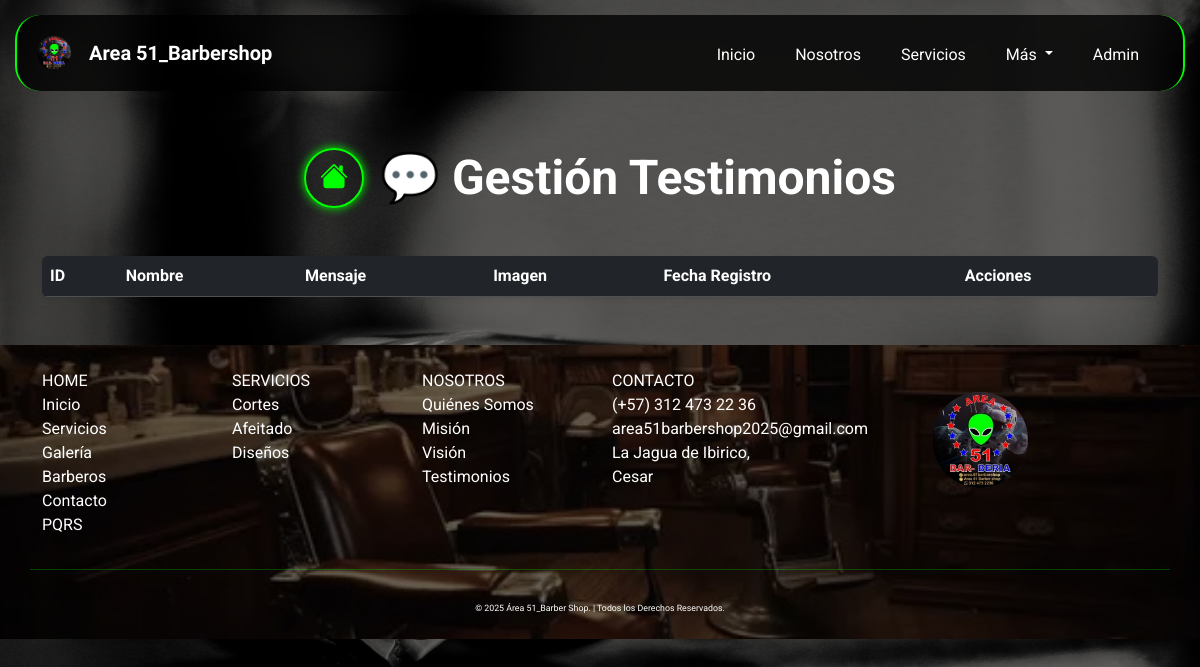
The page /index.php?page=testimonios (signed in) on the database as committed earlier.
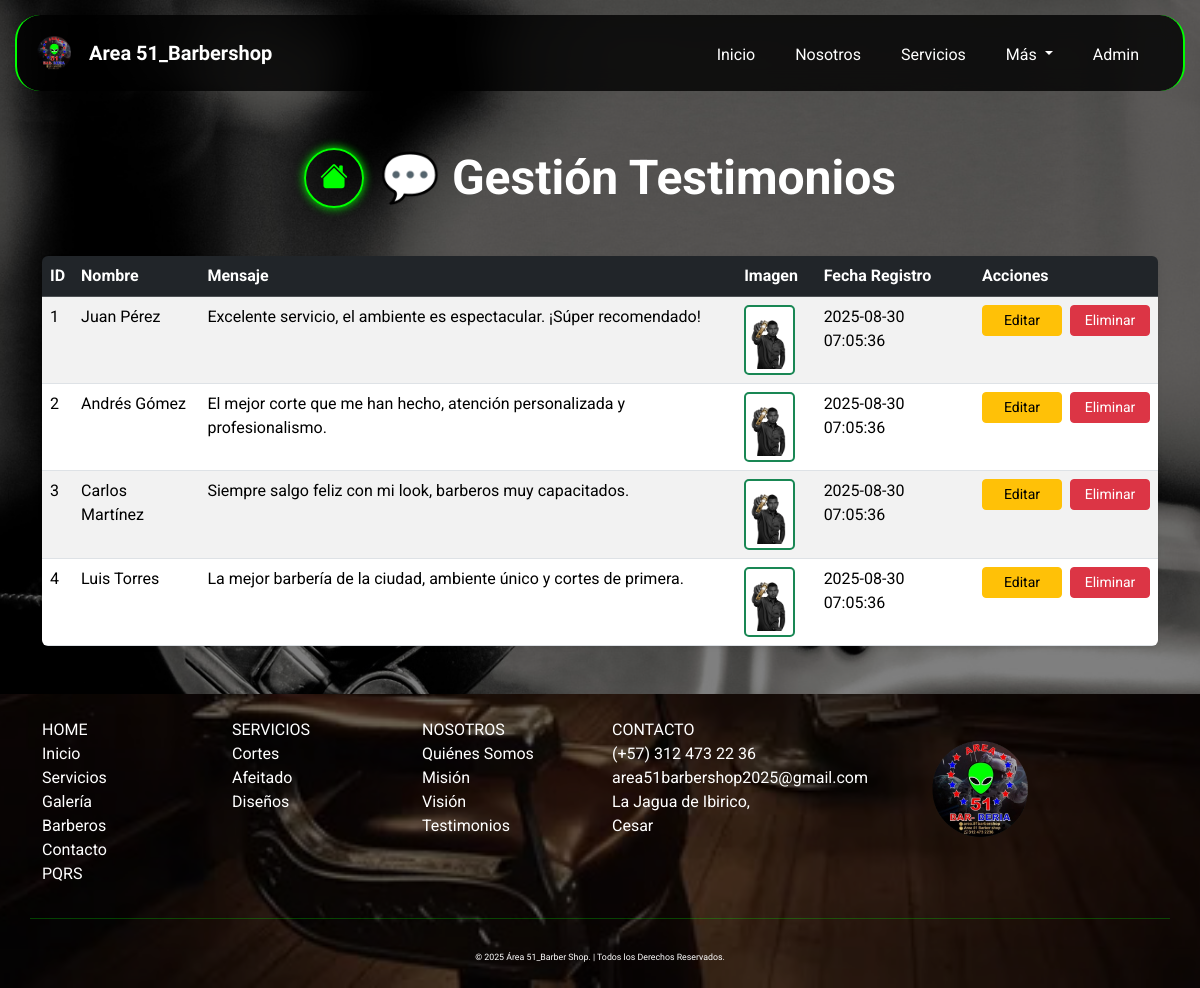
The same page on the database as committed later.
### tables this page shows
CREATE TABLE `testimonios` (
  `id_testimonio` int(11) NOT NULL AUTO_INCREMENT,
  `nombre` varchar(100) NOT NULL,
  `mensaje` text NOT NULL,
  `img` varchar(255) DEFAULT NULL,
  `fecha_registro` timestamp NOT NULL DEFAULT current_timestamp(),
  PRIMARY KEY (`id_testimonio`)
);

### app/controllers/TestimoniosController.php (called while the page is built, shortened)
<?php
require_once __DIR__ . '/../models/Testimonio.php';
class TestimoniosController {
    private $testimonioModel;
    public function __construct() {
        $this->testimonioModel = new Testimonio();
    }
    public function listarTestimonios() {
        return $this->testimonioModel->obtenerTestimonios();
    }
}

### app/models/Testimonio.php (called while the page is built, shortened)
<?php
require_once __DIR__ . '/../../config/database.php';
class Testimonio {
    private $db;
    public function __construct() {
        global $db;
        $this->db = $db;
    }
    public function obtenerTestimonios() {
        $sql = "SELECT id_testimonio, nombre, mensaje, img, fecha_registro
                FROM testimonios
                ORDER BY id_testimonio ASC";
        $stmt = $this->db->prepare($sql);
        $stmt->execute();
        return $stmt->fetchAll(PDO::FETCH_ASSOC);
    }
}

### app/views/testimonios/testimonios.php (the view, shortened to what this page needs)
<?php
require_once __DIR__ . '/../../controllers/TestimoniosController.php';
$controller = new TestimoniosController();
$registros = $controller->listarTestimonios();
?>
<body>
    <div class="container py-5">
        <div class="d-flex flex-column flex-md-row align-items-center justify-content-center gap-3 mb-5" style="margin-top:100px;">
            <a href="index.php?page=panel" class="btn btn-neon rounded-circle" style="width:60px;height:60px;">
                <i class="bi bi-house-fill fs-3"></i>
            </a>
            <h1 class="fw-bold display-5 text-white mb-0">💬 Gestión Testimonios</h1>
        </div>
        <div class="table-wrapper rounded shadow-sm" style="max-height:500px; overflow-y:auto;">
            <table class="table table-striped table-hover mb-0">
                <thead class="table-dark">
                    <tr>
                        <th>ID</th>
                        <th>Nombre</th>
                        <th>Mensaje</th>
                        <th>Imagen</th>
                        <th>Fecha Registro</th>
                        <th>Acciones</th>
                    </tr>
                </thead>
                <tbody>
                    <?php foreach ($registros as $row): ?>
                        <tr>
                            <td><?= $row['id_testimonio'] ?></td>
                            <td><?= htmlspecialchars($row['nombre']) ?></td>
                            <td><?= nl2br(htmlspecialchars($row['mensaje'])) ?></td>
                            <td>
                                <?php if (!empty($row['img'])): ?>
                                    <img src="app/uploads/testimonios/<?= htmlspecialchars($row['img']) ?>" alt="Imagen"
                                     class="img-thumbnail border-success"
                                        style="max-width:90px; max-height:90px; border: 2px solid #0f0;border-radius: 5px;">
                                <?php else: ?>
                                    N/A
                                <?php endif; ?>
                            </td>
                            <td><?= $row['fecha_registro'] ?></td>
                            <td>
                                <div class="d-flex justify-content-center gap-2">
                                    <a href="index.php?page=editar_testimonios&id=<?= $row['id_testimonio'] ?>"
                                    class="btn btn-warning btn-sm" style="width: 80px;">
                                    Editar
                                    </a>
                                    <a href="index.php?page=eliminar_testimonios&id=<?= $row['id_testimonio'] ?>"
                                    class="btn btn-danger btn-sm"
                                    style="width: 80px;"
                                    onclick="return confirm('¿Seguro que deseas eliminar este testimonio?')">
                                    Eliminar
                                    </a>
                                </div>
                            </td>
                        </tr>
                    <?php endforeach; ?>
                </tbody>
            </table>
        </div>
    </div>
<main>

### app/views/plantillas/header.php (shortened to what this page needs)
<!DOCTYPE html>
<html lang="es">
<head>
    <link href="https://cdn.jsdelivr.net/npm/bootstrap@5.3.3/dist/css/bootstrap.min.css" rel="stylesheet">
    <link rel="stylesheet" href="https://cdnjs.cloudflare.com/ajax/libs/font-awesome/6.0.0-beta3/css/all.min.css">
    <link rel="stylesheet" href="https://cdn.jsdelivr.net/npm/bootstrap-icons@1.11.1/font/bootstrap-icons.css">
    <link rel="stylesheet" href="public/css/style.css">
</head>
<body>
    <nav class="navbar navbar-expand-lg bg-body-tertiary fixed-top" style="margin: 15px;border-radius: 25px;
        border-inline: 2px solid #00ff00;">
        <div class="container-fluid">
            <a class="navbar-brand">
                <img src="public/img/logo.png" alt="Logo Área51_Barbería" class="img-fluid text-white" style="height: 50px;width: 50px;">
                <strong class="text-white">Area 51_Barbershop</strong>
            </a>
            <div class="collapse navbar-collapse" id="navbarNavDropdown">
                <ul class="navbar-nav ms-auto">
                    <li class="nav-item me-4">
                        <a class="nav-link text-white" href="/area51_barbershop_2025/index.php?page=home#inicio">Inicio</a>
                    </li>
                    <li class="nav-item me-4">
                        <a class="nav-link text-white" href="/area51_barbershop_2025/index.php?page=home#nosotros">Nosotros</a>
                    </li>
                    <li class="nav-item me-4">
                        <a class="nav-link text-white" href="/area51_barbershop_2025/index.php?page=home#servicios">Servicios</a>
                    </li>
                    <li class="nav-item dropdown me-4">
                        <a class="nav-link dropdown-toggle text-white" role="button" data-bs-toggle="dropdown"
                            aria-expanded="false">
                            Más
                        </a>
                    </li>
                    <li class="nav-item me-4">
                        <a class="nav-link text-white" href="/area51_barbershop_2025/index.php?page=login">Admin</a>
                    </li>
                </ul>
            </div>
        </div>
    </nav>
<main>

### index.php (shortened to what this page needs)
<?php
$page = $_GET['page'] ?? 'home';
include __DIR__ . '/app/views/plantillas/header.php';
switch ($page) {
    case 'testimonios':
        require __DIR__ . '/app/views/testimonios/testimonios.php';
        break;
}
include __DIR__ . '/app/views/plantillas/footer.php';

### app/views/plantillas/footer.php (shortened to what this page needs)
    <footer class="py-4 footer" style=" color: white;">
        <div class="container">
            <div class="row text-center text-md-start">
                <div class="col-md-2 mb-3">
                    <p class="navbar-brand mb-0">HOME</p>
                    <ul class="list-unstyled">
                        <li><a href="index.php?page=home#inicio" style="color: white; text-decoration: none;">Inicio</a></li>
                        <li><a href="index.php?page=home#servicios" style="color: white; text-decoration: none;">Servicios</a></li>
                        <li><a href="index.php?page=home#galeria" style="color: white; text-decoration: none;">Galería</a></li>
                        <li><a href="index.php?page=home#barberos" style="color: white; text-decoration: none;">Barberos</a></li>
                        <li><a href="index.php?page=home#contacto" style="color: white; text-decoration: none;">Contacto</a></li>
                        <li><a href="index.php?page=crear_pqrs" style="color: white; text-decoration: none;">PQRS</a></li>
                    </ul>
                </div>
                <div class="col-md-2 mb-3">
                    <p class="navbar-brand mb-0">SERVICIOS</p>
                    <ul class="list-unstyled">
                        <li><a href="index.php?page=home#servicios" style="color: white; text-decoration: none;">Cortes</a></li>
                        <li><a href="index.php?page=home#servicios" style="color: white; text-decoration: none;">Afeitado</a></li>
                        <li><a href="index.php?page=home#servicios" style="color: white; text-decoration: none;">Diseños</a></li>
                    </ul>
                </div>
                <div class="col-md-2 mb-3">
                    <p class="navbar-brand mb-0">NOSOTROS</p>
                    <ul class="list-unstyled">
                        <li><a href="index.php?page=home#nosotros" style="color: white; text-decoration: none;">Quiénes Somos</a></li>
                        <li><a href="index.php?page=home#nosotros" style="color: white; text-decoration: none;">Misión</a></li>
                        <li><a href="index.php?page=home#nosotros" style="color: white; text-decoration: none;">Visión</a></li>
                        <li><a href="index.php?page=home#testimonios" style="color: white; text-decoration: none;">Testimonios</a></li>
                    </ul>
                </div>
                <div class="col-md-2 mb-3">
                    <p class="navbar-brand mb-0">CONTACTO</p>
                    <ul class="list-unstyled">
                        <li><a href="tel:+57 312 292 30 91" style="color: white; text-decoration: none;">(+57) 312 473
                                22 36</a></li>
                        <li><a href="https://mail.google.com/mail/?view=cm&fs=1&to=area51barbershop2025@gmail.com"
                                target="_blank"
                                style="color: white; text-decoration: none;">area51barbershop2025@gmail.com</a></li>
                        <li><a style="color: white; text-decoration: none;">La Jagua de Ibirico, Cesar</a></li>
                    </ul>
                </div>
                <div class="col-md-4 mb-3 text-center">
                    <img src="public/img/logo.png" alt="Área 51_Barber Shop"
                        style="width: 40%; height: inherit; margin-bottom: 15px;">
                </div>
                <hr style="border-top: 1px solid #00ff00;">
                <div class="text-center mt-3">
                    <p class="navbar-brand mb-0" style="justify-content: center;font-size: 0.55rem;">
                        &copy; 2025 Área 51_Barber Shop. | Todos los Derechos Reservados.</p>
                </div>
            </div>
    </footer>
</body>
</html>

### public/css/style.css (style rules this page uses)
body { background-image: url(../img/fondo_body.jpg); min-height: 100vh; background-size: cover; background-position: center; background-repeat: no-repeat; background-attachment: fixed; position: relative; font-family: 'Roboto', sans-serif; background-color: #000; color: #fff; margin: 0; padding: 0; width: 100%; align-items: center; justify-content: center; }
body::before { content: ''; position: fixed; top: 0; left: 0; width: 100%; height: 100%; background-color: rgba(0, 0, 0, 0.5); z-index: -1; }
html { scroll-behavior: smooth; width: 100%; }
.navbar { background-color: rgba(0, 0, 0, 0.8) !important; backdrop-filter: blur(10px); }
.navbar-brand { font-family: 'Orbitron', sans-serif; display: flex; align-items: center; }
.navbar-brand img { width: 40px; height: 40px; margin-right: 10px; }
.navbar-nav .nav-link { position: relative; padding-bottom: 5px }
.btn-neon { color: #00ff00; border: 2px solid #00ff00; background-color: transparent; box-shadow: 0 0 10px #00ff00; transition: all 0.3s ease; }
.footer { background-image: url(../img/misión.jpg); background-size: cover; background-position: center; background-repeat: no-repeat; background-attachment: fixed; position: relative; font-family: 'Roboto', sans-serif; color: #fff; margin: 0; padding: 0; width: 100%; display: flex; align-items: center; justify-content: center; min-height: 200px; z-index: 1; }
.footer::before { content: ""; position: absolute; top: 0; left: 0; width: 100%; height: 100%; background: rgba(0, 0, 0, 0.6); z-index: 0; }
.footer * { position: relative; z-index: 1; }
img { height: 80%; width: 80%; transition: transform 0.3s ease; }

Rows that differ between the two databases and show on the page:
added testimonios: id_testimonio "1", nombre "Juan Pérez", mensaje "Excelente servicio, el ambiente es espectacular. ¡Súper recomendado!", img (picture), fecha_registro "2025-08-30 07:05:36"
added testimonios: id_testimonio "2", nombre "Andrés Gómez", mensaje "El mejor corte que me han hecho, atención personalizada y profesionalismo.", img (picture), fecha_registro "2025-08-30 07:05:36"
added testimonios: id_testimonio "3", nombre "Carlos Martínez", mensaje "Siempre salgo feliz con mi look, barberos muy capacitados.", img (picture), fecha_registro "2025-08-30 07:05:36"
added testimonios: id_testimonio "4", nombre "Luis Torres", mensaje "La mejor barbería de la ciudad, ambiente único y cortes de primera.", img (picture), fecha_registro "2025-08-30 07:05:36"
